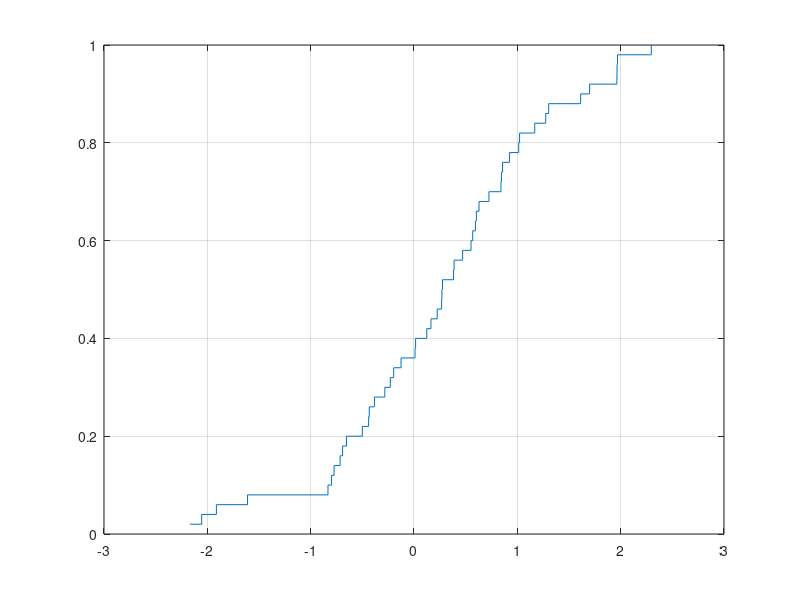
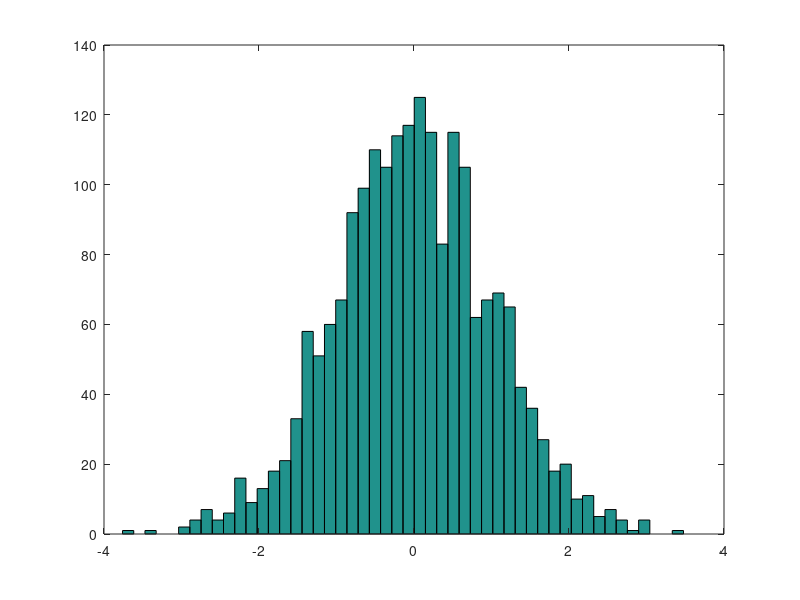
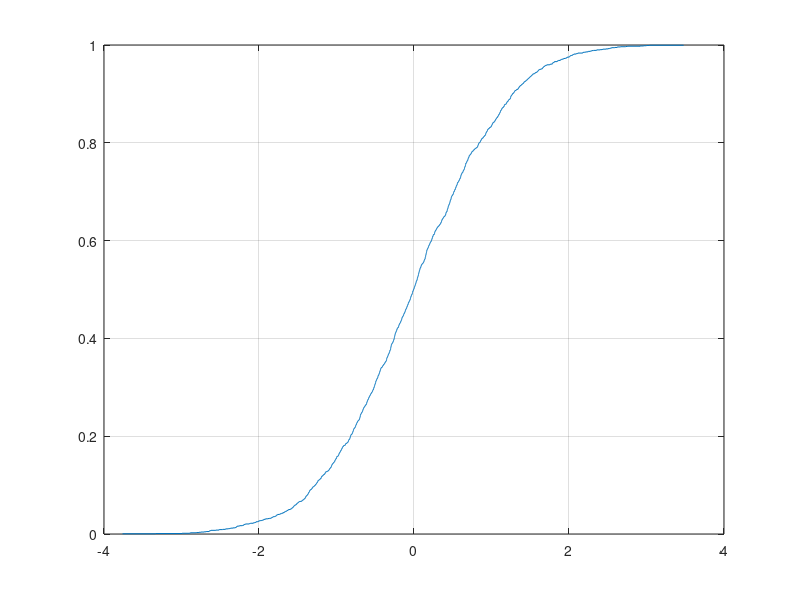

Write MATLAB code to recreate these figures, in order.
%%
data = randn(1,50);
% figure(1)
% hist(data)
% figure(2)
% plot(data,'.')
% figure(3)
% plot(sort(data),1:length(data),'.')
ratio = sum(data<=1.1)/length(data);
figure(4)
stairs(sort(data),(1:length(data))/length(data),'-')
grid on
%%
data = randn(1,2000);
figure(5)
hist(data,50)
figure(6)
stairs(sort(data),(1:length(data))/length(data),'-')
grid on
